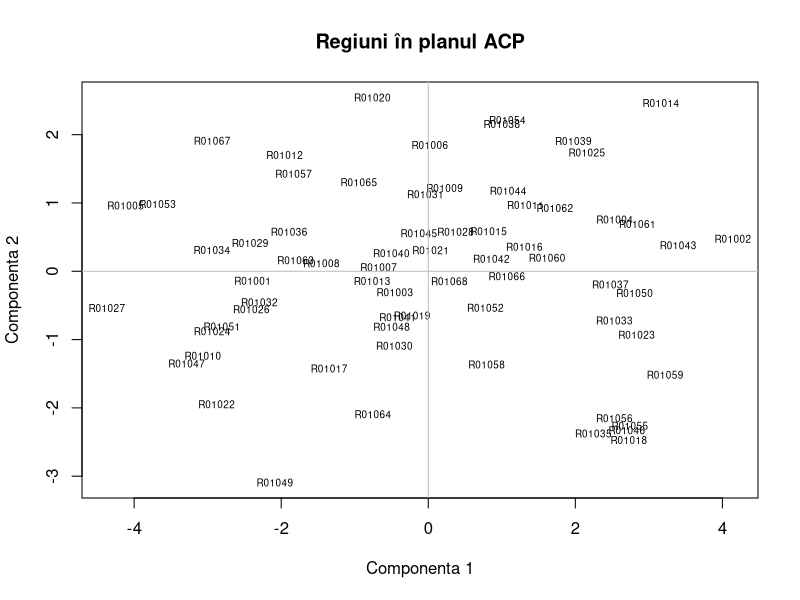

The R script that drew this image:
# Date de exercițiu; rulează tu, dacă dorești. Nu necesită pachete externe.
# Salvează CSV-ul și acest script în același folder; setează acel folder în R.
d <- read.csv("model-02.csv", row.names = 1, check.names = FALSE)
R <- cor(d)
e <- eigen(R, symmetric = TRUE)
V <- e$vectors
anchors <- c(2,1,8,5,6,4,3,2)
for (j in seq_len(ncol(V))) if (V[anchors[j], j] < 0) V[,j] <- -V[,j]
factor <- sweep(V, 2, sqrt(e$values), "*")
rownames(factor) <- colnames(d)
colnames(factor) <- paste0("Dim", seq_len(ncol(d)))
scoruri <- scale(d) %*% V
rownames(scoruri) <- rownames(d)
print(round(R, 3))
print(round(cbind(lambda=e$values, procent=100*e$values/ncol(d), cumulat=cumsum(100*e$values/ncol(d))), 3))
print(round(factor[,1:2], 3))
print(round(cbind(Dim1=factor[,1], Dim2=factor[,2], ctr1=100*V[,1]^2, ctr2=100*V[,2]^2), 3))
plot(scoruri[,1:2], type="n", xlab="Componenta 1", ylab="Componenta 2", main="Regiuni în planul ACP")
text(scoruri[,1:2], labels=rownames(d), cex=.6)
abline(h=0,v=0,col="grey")
# Scorurile folosesc standardizarea cu abaterea standard de eșantion.
# Față de alte funcții PCA, semnul axelor sau scara scorurilor pot diferi.
